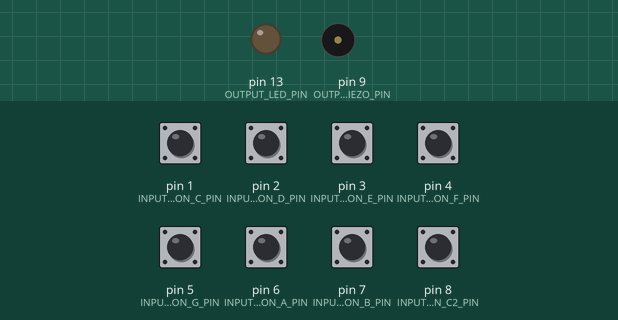
Simulated run of this sketch. Board: Arduino Uno, built with avr-gcc and run on an emulated ATmega328P. On the bench: output pins drawn as LEDs (lit = HIGH), buzzer (waves = sounding). The test bench sets the inputs (shaded band); at power-on: pin 1 (INPUT_BUTTON_C_PIN), pin 2 (INPUT_BUTTON_D_PIN), pin 3 (INPUT_BUTTON_E_PIN), pin 4 (INPUT_BUTTON_F_PIN), pin 5 (INPUT_BUTTON_G_PIN), pin 6 (INPUT_BUTTON_A_PIN), pin 7 (INPUT_BUTTON_B_PIN), pin 8 (INPUT_BUTTON_C2_PIN) HIGH.

Above: at 1.2 s.
1.3 s: pin 1 (INPUT_BUTTON_C_PIN) pulled LOW for 0.15 s
At 1.37 s:
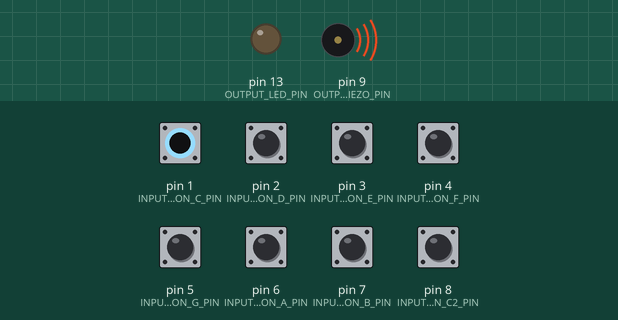
Timing chart, 0 to 4.3 s (numbered marks = the images above; inputs shaded):
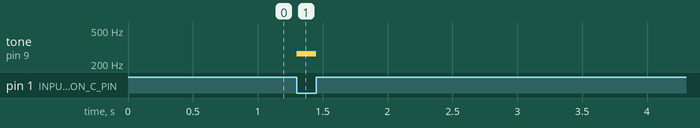

The sketch:

input_3.ino
```cpp
#include "src/PushButton/PushButton.h"

#define KEY_C 262  // 261.6256 Hz (middle C)
#define KEY_D 294  // 293.6648 Hz
#define KEY_E 330  // 329.6276 Hz
#define KEY_F 350  // 349.2282 Hz
#define KEY_G 392  // 391.9954 Hz
#define KEY_A 440
#define KEY_B 494
#define KEY_C2 523

const int INPUT_BUTTON_C_PIN = 1;
const int INPUT_BUTTON_D_PIN = 2;
const int INPUT_BUTTON_E_PIN = 3;
const int INPUT_BUTTON_F_PIN = 4;
const int INPUT_BUTTON_G_PIN = 5;
const int INPUT_BUTTON_A_PIN = 6;
const int INPUT_BUTTON_B_PIN = 7;
const int INPUT_BUTTON_C2_PIN = 8;

const int OUTPUT_PIEZO_PIN = 9;
const int OUTPUT_LED_PIN = LED_BUILTIN; // visual feedback on button press
const int DEBOUNCE_TIME = 50;

const boolean _buttonsAreActiveLow = true;

int activeButton = 0;

PushButton buttonC1(INPUT_BUTTON_C_PIN);
PushButton buttonD(INPUT_BUTTON_D_PIN);
PushButton buttonE(INPUT_BUTTON_E_PIN);
PushButton buttonF(INPUT_BUTTON_F_PIN);
PushButton buttonG(INPUT_BUTTON_G_PIN);
PushButton buttonA(INPUT_BUTTON_A_PIN);
PushButton buttonB(INPUT_BUTTON_B_PIN);
PushButton buttonC2(INPUT_BUTTON_C2_PIN);

void setup() {
  // put your setup code here, to run once:
  pinMode(INPUT_BUTTON_C_PIN, INPUT_PULLUP);
  pinMode(INPUT_BUTTON_D_PIN, INPUT_PULLUP);
  pinMode(INPUT_BUTTON_E_PIN, INPUT_PULLUP);
  pinMode(INPUT_BUTTON_F_PIN, INPUT_PULLUP);
  pinMode(INPUT_BUTTON_G_PIN, INPUT_PULLUP);
  pinMode(INPUT_BUTTON_A_PIN, INPUT_PULLUP);
  pinMode(INPUT_BUTTON_B_PIN, INPUT_PULLUP);
  pinMode(INPUT_BUTTON_C2_PIN, INPUT_PULLUP);
  pinMode(OUTPUT_PIEZO_PIN, OUTPUT);
  pinMode(OUTPUT_LED_PIN, OUTPUT);

  buttonC1.setActiveLogic(LOW);
  buttonD.setActiveLogic(LOW);
  buttonE.setActiveLogic(LOW);
  buttonF.setActiveLogic(LOW);
  buttonG.setActiveLogic(LOW);
  buttonA.setActiveLogic(LOW);
  buttonB.setActiveLogic(LOW);
  buttonC2.setActiveLogic(LOW);

  buttonC1.setDebounceTime(DEBOUNCE_TIME);
  buttonD.setDebounceTime(DEBOUNCE_TIME);
  buttonE.setDebounceTime(DEBOUNCE_TIME);
  buttonF.setDebounceTime(DEBOUNCE_TIME);
  buttonG.setDebounceTime(DEBOUNCE_TIME);
  buttonA.setDebounceTime(DEBOUNCE_TIME);
  buttonB.setDebounceTime(DEBOUNCE_TIME);
  buttonC2.setDebounceTime(DEBOUNCE_TIME);
}

void loop() {
  buttonC1.update();
  buttonD.update();
  buttonE.update();
  buttonF.update();
  buttonG.update();
  buttonA.update();
  buttonB.update();
  buttonC2.update();

  // I feel like this was the wrong way to complete this assignment :0

  if(buttonC1.isClicked()){
    activeButton = 1;
    tone(OUTPUT_PIEZO_PIN, KEY_C);
  }else if(buttonD.isClicked()){
    activeButton = 2;
    tone(OUTPUT_PIEZO_PIN, KEY_D);
  }else if(buttonE.isClicked()){
    activeButton = 3;
    tone(OUTPUT_PIEZO_PIN, KEY_E);
  }else if(buttonF.isClicked()){
    activeButton = 4;
    tone(OUTPUT_PIEZO_PIN, KEY_F);
  }else if(buttonG.isClicked()){
    activeButton = 5;
    tone(OUTPUT_PIEZO_PIN, KEY_G);
  }else if(buttonA.isClicked()){
    activeButton = 6;
    tone(OUTPUT_PIEZO_PIN, KEY_A);
  }else if(buttonB.isClicked()){
    activeButton = 7;
    tone(OUTPUT_PIEZO_PIN, KEY_B);
  }else if(buttonC2.isClicked()){
    activeButton = 8;
    tone(OUTPUT_PIEZO_PIN, KEY_C2);
  }else if(buttonC1.isReleased() && activeButton == 1) {
    activeButton = 0;
    noTone(OUTPUT_PIEZO_PIN);
    digitalWrite(OUTPUT_LED_PIN, LOW);
  }else if(buttonD.isReleased() && activeButton == 2) {
    activeButton = 0;
    noTone(OUTPUT_PIEZO_PIN);
    digitalWrite(OUTPUT_LED_PIN, LOW);
  }else if(buttonE.isReleased() && activeButton == 3) {
    activeButton = 0;
    noTone(OUTPUT_PIEZO_PIN);
    digitalWrite(OUTPUT_LED_PIN, LOW);
  }else if(buttonF.isReleased() && activeButton == 4) {
    activeButton = 0;
    noTone(OUTPUT_PIEZO_PIN);
    digitalWrite(OUTPUT_LED_PIN, LOW);
  }else if(buttonG.isReleased() && activeButton == 5) {
    activeButton = 0;
    noTone(OUTPUT_PIEZO_PIN);
    digitalWrite(OUTPUT_LED_PIN, LOW);
  }else if(buttonA.isReleased() && activeButton == 6) {
    activeButton = 0;
    noTone(OUTPUT_PIEZO_PIN);
    digitalWrite(OUTPUT_LED_PIN, LOW);
  }else if(buttonB.isReleased() && activeButton == 7) {
    activeButton = 0;
    noTone(OUTPUT_PIEZO_PIN);
    digitalWrite(OUTPUT_LED_PIN, LOW);
  }else if(buttonC2.isReleased() && activeButton == 8) {
    activeButton = 0;
    noTone(OUTPUT_PIEZO_PIN);
    digitalWrite(OUTPUT_LED_PIN, LOW);
  }
}
```

PushButton.cpp
```cpp
// (licence header left out)
#include "PushButton.h"
#include <Arduino.h>

#define IDLE 0
#define ACTIVE 1
#define CLICKED 2
#define DOUBLE_CLICKED 3
#define RELEASED 4
#define FIRST_HELD 5
#define HELD 6

PushButton::PushButton(int pin)
{
	pin_ = pin;
	state_ = IDLE;
	debounced_ = true;
	doubleClickable_ = true;
	activeLogic_ = true;
	debounceTime_ = 10;
	holdTime_ = 2000;
	doubleClickTime_ = 300;
	lastClickTime_ = 0;
	lastReleaseTime_ = 0;
}

void PushButton::update()
{
	switch (state_)
	{
		case IDLE:
			if (debounced_)
			{
				if (isActive()) // Button clicked
				{
					if (doubleClickable_ && millis() - lastClickTime_ < doubleClickTime_)
					{
						state_ = DOUBLE_CLICKED;
					}
					else
					{
						state_ = CLICKED;
					}

					debounced_ = false;
					lastClickTime_ = millis();
				}
			}
			else if (millis() - lastReleaseTime_ > debounceTime_)
			{
				debounced_ = true;
			}
			break;

		case ACTIVE:
			if (debounced_) // Only check button again when it has been debounced
			{
				if (!isActive()) // Button not active, hence released
				{
					state_ = RELEASED;
				}
				else if (millis() - lastClickTime_ > holdTime_) // Button held
				{
					state_ = FIRST_HELD;
				}
			}
			else if (millis() - lastClickTime_ > debounceTime_) // Check if debounce time has passed
			{
				debounced_ = true;
			}
			break;

		case CLICKED:
		case DOUBLE_CLICKED:
			state_ = ACTIVE;
			break;

		case RELEASED:
			state_ = IDLE;
			debounced_ = false;
			lastReleaseTime_ = millis();
			break;

		case FIRST_HELD:
			state_ = HELD;
			break;

		case HELD:
			if (!isActive())
			{
				state_ = RELEASED;
			}
			break;

		default: // This should never execute
			state_ = IDLE;
			break;
	}
}

bool PushButton::isActive()
{
	return (digitalRead(pin_) == activeLogic_);
}

bool PushButton::isClicked()
{
	return (state_ == CLICKED);
}

bool PushButton::isDoubleClicked()
{
	if (doubleClickable_)
	{
		return (state_ == DOUBLE_CLICKED);
	}
	else
	{
		return false;
	}
}

bool PushButton::isHeld()
{
	return (state_ == FIRST_HELD);
}

bool PushButton::isReleased()
{
	return (state_ == RELEASED);
}

void PushButton::disableDoubleClick()
{
	doubleClickable_ = false;
}

void PushButton::enableDoubleClick()
{
	doubleClickable_ = true;
}

void PushButton::setDebounceTime(int ms)
{
	debounceTime_ = ms;
}

void PushButton::setHoldTime(int ms)
{
	holdTime_ = ms;
}

void PushButton::setDoubleClickTime(int ms)
{
	doubleClickTime_ = ms;
}

void PushButton::setActiveLogic(int high_or_low)
{
	activeLogic_ = high_or_low;
}
```

PushButton.h
```cpp
// (licence header left out)
#ifndef PUSHBUTTON_H
#define PUSHBUTTON_H

class PushButton
{
	public:
		PushButton(int pin);
		void update();
		bool isActive();
		bool isClicked();
		bool isDoubleClicked();
		bool isHeld();
		bool isReleased();
		void disableDoubleClick();
		void enableDoubleClick();
		void setDebounceTime(int ms);
		void setHoldTime(int ms);
		void setDoubleClickTime(int ms);
		void setActiveLogic(int high_or_low);
	private:
		int state_;
		long lastClickTime_;
		long lastReleaseTime_;
		int pin_;
		bool doubleClickable_;
		bool activeLogic_;
		bool debounced_;
		int debounceTime_;
		int holdTime_;
		int doubleClickTime_;
};

#endif
```

Measured:
- after the input at 1.3 s, tone on pin 9 (OUTPUT_PIEZO_PIN): silent → 262 Hz at once, → silent 0.15 s later
